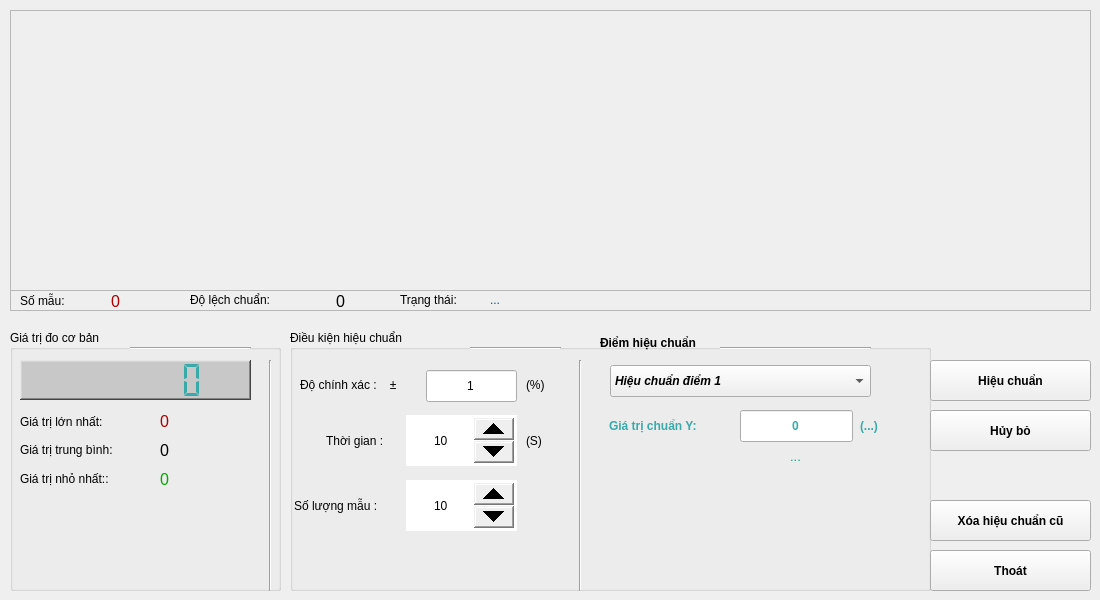
<?xml version="1.0" encoding="UTF-8"?>
<ui version="4.0">
 <class>VDeviceCalibration</class>
 <widget class="QWidget" name="VDeviceCalibration">
  <property name="windowModality">
   <enum>Qt::ApplicationModal</enum>
  </property>
  <property name="geometry">
   <rect>
    <x>0</x>
    <y>0</y>
    <width>1100</width>
    <height>600</height>
   </rect>
  </property>
  <property name="windowTitle">
   <string>Hiệu chuẩn</string>
  </property>
  <property name="windowIcon">
   <iconset resource="../image.qrc">
    <normaloff>:/image/Calibration_Icon.png</normaloff>:/image/Calibration_Icon.png</iconset>
  </property>
  <widget class="QFrame" name="frame_Chart">
   <property name="geometry">
    <rect>
     <x>10</x>
     <y>10</y>
     <width>1081</width>
     <height>281</height>
    </rect>
   </property>
   <property name="frameShape">
    <enum>QFrame::StyledPanel</enum>
   </property>
   <property name="frameShadow">
    <enum>QFrame::Raised</enum>
   </property>
  </widget>
  <widget class="QGroupBox" name="groupBox">
   <property name="geometry">
    <rect>
     <x>10</x>
     <y>330</y>
     <width>271</width>
     <height>261</height>
    </rect>
   </property>
   <property name="title">
    <string>Giá trị đo cơ bản</string>
   </property>
   <widget class="QWidget" name="verticalLayoutWidget_2">
    <property name="geometry">
     <rect>
      <x>150</x>
      <y>80</y>
      <width>91</width>
      <height>81</height>
     </rect>
    </property>
    <layout class="QVBoxLayout" name="verticalLayout_2">
     <item>
      <widget class="QLabel" name="label_ValueMax">
       <property name="font">
        <font>
         <pointsize>12</pointsize>
         <weight>50</weight>
         <bold>false</bold>
        </font>
       </property>
       <property name="styleSheet">
        <string notr="true">color: rgb(170, 0, 0);</string>
       </property>
       <property name="text">
        <string>0</string>
       </property>
      </widget>
     </item>
     <item>
      <widget class="QLabel" name="label_ValueAvg">
       <property name="font">
        <font>
         <pointsize>12</pointsize>
         <weight>50</weight>
         <bold>false</bold>
        </font>
       </property>
       <property name="styleSheet">
        <string notr="true"/>
       </property>
       <property name="text">
        <string>0</string>
       </property>
      </widget>
     </item>
     <item>
      <widget class="QLabel" name="label_ValueMin">
       <property name="font">
        <font>
         <pointsize>12</pointsize>
         <weight>50</weight>
         <bold>false</bold>
        </font>
       </property>
       <property name="styleSheet">
        <string notr="true">color: rgb(0, 170, 0);</string>
       </property>
       <property name="text">
        <string>0</string>
       </property>
      </widget>
     </item>
    </layout>
   </widget>
   <widget class="QWidget" name="verticalLayoutWidget">
    <property name="geometry">
     <rect>
      <x>10</x>
      <y>80</y>
      <width>128</width>
      <height>80</height>
     </rect>
    </property>
    <layout class="QVBoxLayout" name="verticalLayout">
     <item>
      <widget class="QLabel" name="label">
       <property name="font">
        <font>
         <weight>50</weight>
         <bold>false</bold>
        </font>
       </property>
       <property name="styleSheet">
        <string notr="true"/>
       </property>
       <property name="text">
        <string>Giá trị lớn nhất:</string>
       </property>
      </widget>
     </item>
     <item>
      <widget class="QLabel" name="label_3">
       <property name="font">
        <font>
         <weight>50</weight>
         <bold>false</bold>
        </font>
       </property>
       <property name="styleSheet">
        <string notr="true"/>
       </property>
       <property name="text">
        <string>Giá trị trung bình:</string>
       </property>
      </widget>
     </item>
     <item>
      <widget class="QLabel" name="label_2">
       <property name="font">
        <font>
         <weight>50</weight>
         <bold>false</bold>
        </font>
       </property>
       <property name="styleSheet">
        <string notr="true"/>
       </property>
       <property name="text">
        <string>Giá trị nhỏ nhất::</string>
       </property>
      </widget>
     </item>
    </layout>
   </widget>
   <widget class="QLCDNumber" name="lcdNumber_Value">
    <property name="geometry">
     <rect>
      <x>10</x>
      <y>30</y>
      <width>231</width>
      <height>40</height>
     </rect>
    </property>
    <property name="styleSheet">
     <string notr="true">background-color: rgb(200, 200, 200);
color: rgb(56, 170, 170);</string>
    </property>
    <property name="frameShape">
     <enum>QFrame::WinPanel</enum>
    </property>
    <property name="lineWidth">
     <number>1</number>
    </property>
    <property name="smallDecimalPoint">
     <bool>false</bool>
    </property>
    <property name="digitCount">
     <number>7</number>
    </property>
    <property name="segmentStyle">
     <enum>QLCDNumber::Flat</enum>
    </property>
    <property name="value" stdset="0">
     <double>0.000000000000000</double>
    </property>
    <property name="intValue" stdset="0">
     <number>0</number>
    </property>
   </widget>
   <widget class="Line" name="line_2">
    <property name="geometry">
     <rect>
      <x>120</x>
      <y>10</y>
      <width>121</width>
      <height>16</height>
     </rect>
    </property>
    <property name="orientation">
     <enum>Qt::Horizontal</enum>
    </property>
   </widget>
  </widget>
  <widget class="QGroupBox" name="groupBox_Parameters">
   <property name="geometry">
    <rect>
     <x>290</x>
     <y>330</y>
     <width>641</width>
     <height>261</height>
    </rect>
   </property>
   <property name="title">
    <string>Điều kiện hiệu chuẩn</string>
   </property>
   <widget class="Line" name="line_3">
    <property name="geometry">
     <rect>
      <x>180</x>
      <y>10</y>
      <width>91</width>
      <height>16</height>
     </rect>
    </property>
    <property name="orientation">
     <enum>Qt::Horizontal</enum>
    </property>
   </widget>
   <widget class="QLabel" name="label_11">
    <property name="geometry">
     <rect>
      <x>36</x>
      <y>100</y>
      <width>81</width>
      <height>22</height>
     </rect>
    </property>
    <property name="styleSheet">
     <string notr="true"/>
    </property>
    <property name="text">
     <string>Thời gian :</string>
    </property>
   </widget>
   <widget class="QLabel" name="label_12">
    <property name="geometry">
     <rect>
      <x>236</x>
      <y>100</y>
      <width>21</width>
      <height>22</height>
     </rect>
    </property>
    <property name="styleSheet">
     <string notr="true"/>
    </property>
    <property name="text">
     <string>(S)</string>
    </property>
   </widget>
   <widget class="QSpinBox" name="spinBox_TimeCalib">
    <property name="geometry">
     <rect>
      <x>116</x>
      <y>85</y>
      <width>111</width>
      <height>51</height>
     </rect>
    </property>
    <property name="styleSheet">
     <string notr="true">QSpinBox::up-button
{
    min-width:40px;
    min-height: 20px;
}

QSpinBox::down-button
{
    min-width: 40px;
    min-height: 20px;
}</string>
    </property>
    <property name="alignment">
     <set>Qt::AlignCenter</set>
    </property>
    <property name="minimum">
     <number>1</number>
    </property>
    <property name="maximum">
     <number>9999999</number>
    </property>
    <property name="value">
     <number>10</number>
    </property>
    <property name="displayIntegerBase">
     <number>10</number>
    </property>
   </widget>
   <widget class="QSpinBox" name="spinBox_SampleNumber">
    <property name="geometry">
     <rect>
      <x>116</x>
      <y>150</y>
      <width>111</width>
      <height>51</height>
     </rect>
    </property>
    <property name="styleSheet">
     <string notr="true">QSpinBox::up-button
{
    min-width:40px;
    min-height: 20px;
}

QSpinBox::down-button
{
    min-width: 40px;
    min-height: 20px;
}</string>
    </property>
    <property name="alignment">
     <set>Qt::AlignCenter</set>
    </property>
    <property name="minimum">
     <number>1</number>
    </property>
    <property name="maximum">
     <number>9999999</number>
    </property>
    <property name="value">
     <number>10</number>
    </property>
   </widget>
   <widget class="QLabel" name="label_14">
    <property name="geometry">
     <rect>
      <x>4</x>
      <y>165</y>
      <width>111</width>
      <height>22</height>
     </rect>
    </property>
    <property name="styleSheet">
     <string notr="true"/>
    </property>
    <property name="text">
     <string>Số lượng mẫu :</string>
    </property>
   </widget>
   <widget class="QLineEdit" name="lineEdit_ToleranceCalib">
    <property name="geometry">
     <rect>
      <x>136</x>
      <y>40</y>
      <width>91</width>
      <height>32</height>
     </rect>
    </property>
    <property name="text">
     <string extracomment="Giá trị hiệu chuẩn phải khác 0">1</string>
    </property>
    <property name="alignment">
     <set>Qt::AlignCenter</set>
    </property>
   </widget>
   <widget class="QLabel" name="label_Value_Unit_2">
    <property name="geometry">
     <rect>
      <x>236</x>
      <y>44</y>
      <width>21</width>
      <height>22</height>
     </rect>
    </property>
    <property name="styleSheet">
     <string notr="true"/>
    </property>
    <property name="text">
     <string>(%)</string>
    </property>
   </widget>
   <widget class="QLabel" name="label_15">
    <property name="geometry">
     <rect>
      <x>10</x>
      <y>40</y>
      <width>131</width>
      <height>30</height>
     </rect>
    </property>
    <property name="styleSheet">
     <string notr="true"/>
    </property>
    <property name="text">
     <string>Độ chính xác :    ±</string>
    </property>
   </widget>
   <widget class="Line" name="line_4">
    <property name="geometry">
     <rect>
      <x>430</x>
      <y>10</y>
      <width>151</width>
      <height>16</height>
     </rect>
    </property>
    <property name="orientation">
     <enum>Qt::Horizontal</enum>
    </property>
   </widget>
   <widget class="QLineEdit" name="lineEdit_Value_Y1">
    <property name="geometry">
     <rect>
      <x>450</x>
      <y>80</y>
      <width>113</width>
      <height>32</height>
     </rect>
    </property>
    <property name="font">
     <font>
      <weight>75</weight>
      <bold>true</bold>
     </font>
    </property>
    <property name="styleSheet">
     <string notr="true">color: rgb(56, 170, 170);</string>
    </property>
    <property name="text">
     <string extracomment="Giá trị hiệu chuẩn phải khác 0">0</string>
    </property>
    <property name="alignment">
     <set>Qt::AlignCenter</set>
    </property>
   </widget>
   <widget class="QLabel" name="label_ToleranceInfo1">
    <property name="geometry">
     <rect>
      <x>450</x>
      <y>115</y>
      <width>111</width>
      <height>22</height>
     </rect>
    </property>
    <property name="font">
     <font>
      <pointsize>10</pointsize>
     </font>
    </property>
    <property name="styleSheet">
     <string notr="true">color: rgb(0, 170, 127);</string>
    </property>
    <property name="text">
     <string>...</string>
    </property>
    <property name="alignment">
     <set>Qt::AlignCenter</set>
    </property>
   </widget>
   <widget class="QLabel" name="label_16">
    <property name="geometry">
     <rect>
      <x>310</x>
      <y>-2</y>
      <width>131</width>
      <height>30</height>
     </rect>
    </property>
    <property name="font">
     <font>
      <weight>75</weight>
      <bold>true</bold>
     </font>
    </property>
    <property name="styleSheet">
     <string notr="true"/>
    </property>
    <property name="text">
     <string>Điểm hiệu chuẩn</string>
    </property>
   </widget>
   <widget class="QLabel" name="label_Value_Unit">
    <property name="geometry">
     <rect>
      <x>570</x>
      <y>85</y>
      <width>81</width>
      <height>22</height>
     </rect>
    </property>
    <property name="font">
     <font>
      <weight>75</weight>
      <bold>true</bold>
     </font>
    </property>
    <property name="styleSheet">
     <string notr="true">color: rgb(56, 170, 170);</string>
    </property>
    <property name="text">
     <string>(...)</string>
    </property>
   </widget>
   <widget class="QLabel" name="label_calib_info1">
    <property name="geometry">
     <rect>
      <x>319</x>
      <y>85</y>
      <width>131</width>
      <height>22</height>
     </rect>
    </property>
    <property name="font">
     <font>
      <weight>75</weight>
      <bold>true</bold>
     </font>
    </property>
    <property name="styleSheet">
     <string notr="true">color: rgb(56, 170, 170);</string>
    </property>
    <property name="text">
     <string>Giá trị chuẩn Y:</string>
    </property>
   </widget>
   <widget class="QComboBox" name="comboBox_SelectPointCalib">
    <property name="geometry">
     <rect>
      <x>320</x>
      <y>35</y>
      <width>261</width>
      <height>32</height>
     </rect>
    </property>
    <property name="font">
     <font>
      <weight>75</weight>
      <italic>true</italic>
      <bold>true</bold>
     </font>
    </property>
    <item>
     <property name="text">
      <string>Hiệu chuẩn điểm 1</string>
     </property>
    </item>
    <item>
     <property name="text">
      <string>Hiệu chuẩn điểm 2</string>
     </property>
    </item>
    <item>
     <property name="text">
      <string>Hiệu chuẩn điểm 3</string>
     </property>
    </item>
   </widget>
  </widget>
  <widget class="Line" name="line">
   <property name="geometry">
    <rect>
     <x>260</x>
     <y>360</y>
     <width>20</width>
     <height>231</height>
    </rect>
   </property>
   <property name="orientation">
    <enum>Qt::Vertical</enum>
   </property>
  </widget>
  <widget class="QPushButton" name="pushButton_Exit">
   <property name="geometry">
    <rect>
     <x>930</x>
     <y>550</y>
     <width>161</width>
     <height>41</height>
    </rect>
   </property>
   <property name="font">
    <font>
     <weight>75</weight>
     <bold>true</bold>
    </font>
   </property>
   <property name="text">
    <string>Thoát</string>
   </property>
  </widget>
  <widget class="QFrame" name="frame_Chart_2">
   <property name="geometry">
    <rect>
     <x>10</x>
     <y>290</y>
     <width>1081</width>
     <height>21</height>
    </rect>
   </property>
   <property name="frameShape">
    <enum>QFrame::StyledPanel</enum>
   </property>
   <property name="frameShadow">
    <enum>QFrame::Raised</enum>
   </property>
   <widget class="QLabel" name="label_4">
    <property name="geometry">
     <rect>
      <x>10</x>
      <y>0</y>
      <width>61</width>
      <height>22</height>
     </rect>
    </property>
    <property name="font">
     <font>
      <weight>50</weight>
      <bold>false</bold>
     </font>
    </property>
    <property name="styleSheet">
     <string notr="true"/>
    </property>
    <property name="text">
     <string>Số mẫu:</string>
    </property>
   </widget>
   <widget class="QLabel" name="label_sampleCounter">
    <property name="geometry">
     <rect>
      <x>70</x>
      <y>0</y>
      <width>71</width>
      <height>22</height>
     </rect>
    </property>
    <property name="font">
     <font>
      <pointsize>12</pointsize>
      <weight>50</weight>
      <bold>false</bold>
     </font>
    </property>
    <property name="styleSheet">
     <string notr="true">color: rgb(170, 0, 0);</string>
    </property>
    <property name="text">
     <string>0</string>
    </property>
    <property name="alignment">
     <set>Qt::AlignCenter</set>
    </property>
   </widget>
   <widget class="QLabel" name="label_5">
    <property name="geometry">
     <rect>
      <x>180</x>
      <y>-8</y>
      <width>111</width>
      <height>36</height>
     </rect>
    </property>
    <property name="font">
     <font>
      <weight>50</weight>
      <bold>false</bold>
     </font>
    </property>
    <property name="styleSheet">
     <string notr="true"/>
    </property>
    <property name="text">
     <string>Độ lệch chuẩn:</string>
    </property>
   </widget>
   <widget class="QLabel" name="label_delta">
    <property name="geometry">
     <rect>
      <x>290</x>
      <y>0</y>
      <width>81</width>
      <height>22</height>
     </rect>
    </property>
    <property name="font">
     <font>
      <pointsize>12</pointsize>
      <weight>50</weight>
      <bold>false</bold>
     </font>
    </property>
    <property name="styleSheet">
     <string notr="true"/>
    </property>
    <property name="text">
     <string>0</string>
    </property>
    <property name="alignment">
     <set>Qt::AlignCenter</set>
    </property>
   </widget>
   <widget class="QLabel" name="label_6">
    <property name="geometry">
     <rect>
      <x>390</x>
      <y>-8</y>
      <width>81</width>
      <height>36</height>
     </rect>
    </property>
    <property name="font">
     <font>
      <weight>50</weight>
      <bold>false</bold>
     </font>
    </property>
    <property name="styleSheet">
     <string notr="true"/>
    </property>
    <property name="text">
     <string>Trạng thái: </string>
    </property>
   </widget>
   <widget class="QLabel" name="label_calibStatus">
    <property name="geometry">
     <rect>
      <x>480</x>
      <y>-8</y>
      <width>591</width>
      <height>36</height>
     </rect>
    </property>
    <property name="font">
     <font>
      <weight>50</weight>
      <bold>false</bold>
     </font>
    </property>
    <property name="styleSheet">
     <string notr="true">color: rgb(0, 85, 127);</string>
    </property>
    <property name="text">
     <string>...</string>
    </property>
   </widget>
  </widget>
  <widget class="QPushButton" name="pushButton_Calibration">
   <property name="geometry">
    <rect>
     <x>930</x>
     <y>360</y>
     <width>161</width>
     <height>41</height>
    </rect>
   </property>
   <property name="font">
    <font>
     <weight>75</weight>
     <bold>true</bold>
    </font>
   </property>
   <property name="text">
    <string>Hiệu chuẩn</string>
   </property>
  </widget>
  <widget class="QPushButton" name="pushButton_Stop">
   <property name="geometry">
    <rect>
     <x>930</x>
     <y>410</y>
     <width>161</width>
     <height>41</height>
    </rect>
   </property>
   <property name="font">
    <font>
     <weight>75</weight>
     <bold>true</bold>
    </font>
   </property>
   <property name="text">
    <string>Hủy bỏ</string>
   </property>
  </widget>
  <widget class="Line" name="line_5">
   <property name="geometry">
    <rect>
     <x>570</x>
     <y>360</y>
     <width>20</width>
     <height>231</height>
    </rect>
   </property>
   <property name="orientation">
    <enum>Qt::Vertical</enum>
   </property>
  </widget>
  <widget class="QPushButton" name="pushButton_CalibrationRemove">
   <property name="geometry">
    <rect>
     <x>930</x>
     <y>500</y>
     <width>161</width>
     <height>41</height>
    </rect>
   </property>
   <property name="font">
    <font>
     <weight>75</weight>
     <bold>true</bold>
    </font>
   </property>
   <property name="text">
    <string>Xóa hiệu chuẩn cũ</string>
   </property>
  </widget>
 </widget>
 <resources>
  <include location="../image.qrc"/>
 </resources>
 <connections/>
</ui>
